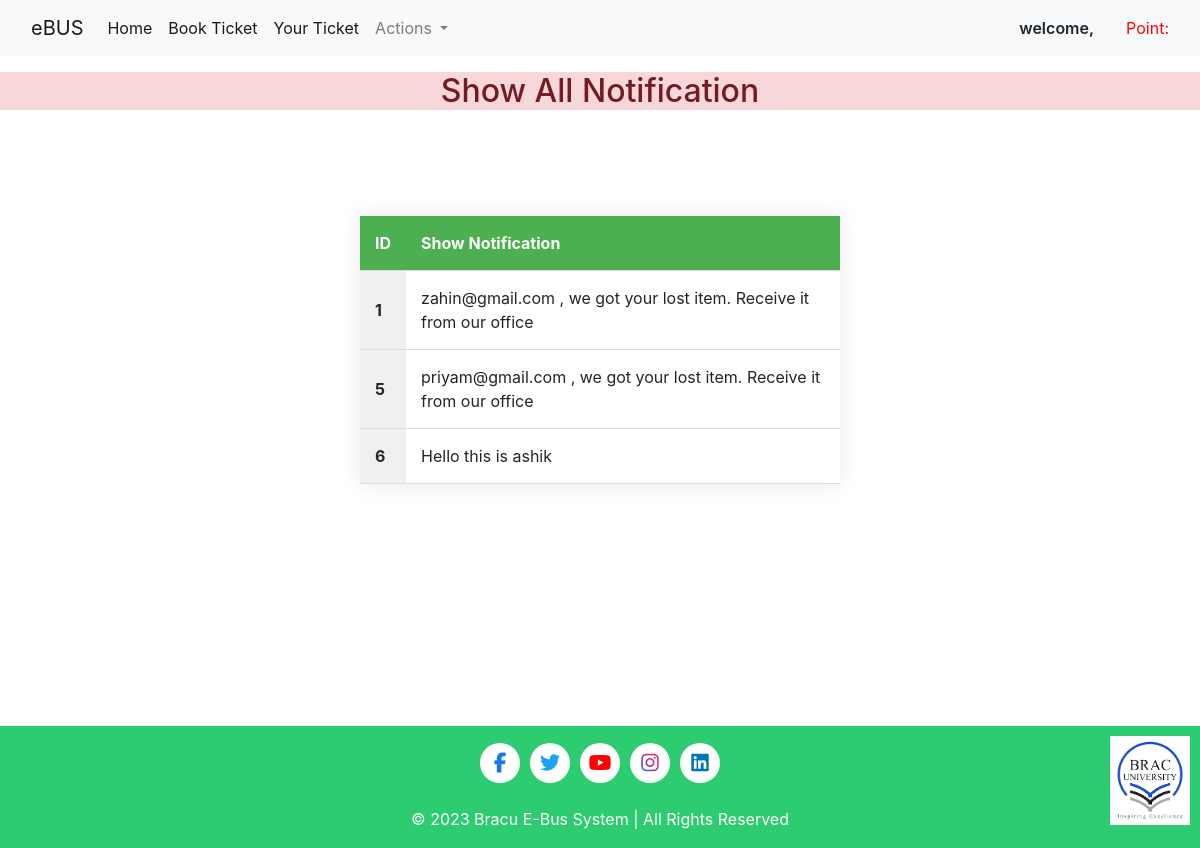
The app's page /givenotification/1 with its own data.
### stuff_panel/models.py (models this page shows)
class Notification(models.Model):
    givenotification=models.CharField(max_length=100)

### stuff_panel/views.py (the view)
# urls.py: path('givenotification/<id>', views.givenotification, name="givenotification"),
def givenotification(request,id):
    user = User.objects.filter(user_id=id).first()
    getnotification=Notification.objects.all()
    return render(request, 'stuff_panel/shownotification.html',{'user':user,'getnotification':getnotification})

### stuff_panel/templates/stuff_panel/shownotification.html (shortened to what this page needs)
{% extends "homepage/base.html" %}
{% load static %}
{% block content %}
    <link rel="stylesheet" href="{% static 'stuff_panel/css/bootstrap.css' %}">
    {% if getnotification %}
        <h2 class="text-center alert-danger"> Show All Notification </h2>
        <br ></br>
        <table class="center">
            <tr>
                <th>ID</th>
                <th>Show Notification</th>
            </tr>
        {% for i in getnotification %}
        <tr>
            <td>{{i.id}}</td>
            <td>{{i.givenotification}}</td>
        </tr>
        {% endfor %}
        </table>
    {% else %}
        <h1> No Data </h1>
    {% endif %}
    <br><br><br><br><br><br><br><br>
    {% endblock content %}

### homepage/templates/homepage/base.html (style rules this page uses)
body { margin: 0; padding: 0; font-family: 'Arial', sans-serif; }

### stuff_panel/templates/stuff_panel/shownotification.html (style rules this page uses)
body { font-family: 'Arial', sans-serif; background-color: #f7f7f7; margin: 0; padding: 0; }
table { width: 40%; margin: 50px auto; border-collapse: collapse; box-shadow: 0 0 20px rgba(0, 0, 0, 0.1); background-color: #fff; }
th, td { padding: 15px; text-align: left; border-bottom: 1px solid #ddd; }
th { background-color: #4CAF50; color: white; }
tr { transition: background-color 0.3s; }
td:first-child { background-color: #f0f0f0; font-weight: bold; }

### records on screen
Notification: id "1", givenotification "zahin@gmail.com , we got your lost item. Receive it from our office"
Notification: id "5", givenotification "priyam@gmail.com , we got your lost item. Receive it from our office"
Notification: id "6", givenotification "Hello this is ashik"
